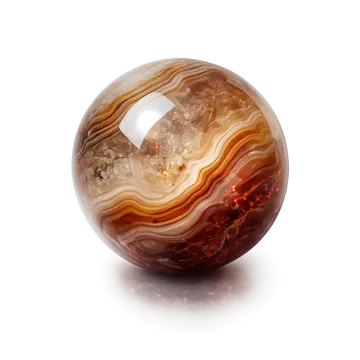
#> input picture src/assets/stones/agate.webp, 360 x 360 px
$ python verify_stone_assets.py
#> lines starting #> are read from the running program, lines starting #| are printed output that depends on the picture
#!/usr/bin/env python3
"""Verify the visual contract for Chronicle's prayer-bead assets."""

from pathlib import Path
import sys

try:
    from PIL import Image
except ImportError:
    print("Pillow is required: python3 -m pip install Pillow", file=sys.stderr)
    raise SystemExit(2)


ASSET_DIR = Path(__file__).resolve().parents[1] / "src" / "assets" / "stones"
EXPECTED = {
    "agate.webp", "amethyst.webp", "beryl.webp", "carbuncle.webp",
    "centerpiece.webp", "diamond.webp", "emerald.webp", "gold.webp",
    "jasper.webp", "large-cross.webp", "onyx.webp", "ruby.webp",
    "sapphire.webp", "silver-cross.webp", "topaz.webp",
}
ROUND_BEADS = EXPECTED - {"centerpiece.webp", "large-cross.webp", "silver-cross.webp"}


def fail(message: str, failures: list[str]) -> None:
    failures.append(message)


def main() -> int:
    failures: list[str] = []
    actual = {path.name for path in ASSET_DIR.glob("*.webp")}

    for missing in sorted(EXPECTED - actual):
        fail(f"missing asset: {missing}", failures)
    for unexpected in sorted(actual - EXPECTED):
        fail(f"unexpected asset: {unexpected}", failures)

    for name in sorted(EXPECTED & actual):
        path = ASSET_DIR / name
        with Image.open(path) as image:
#> image is the input picture: PIL image 360x360 RGBA; mean R, G, B, A 61, 44.7, 36.4, 80.7
            if image.size != (360, 360):
                fail(f"{name}: expected 360x360 canvas, found {image.size}", failures)
            if "A" not in image.getbands():
                fail(f"{name}: missing alpha channel", failures)
                continue

            alpha = image.getchannel("A")
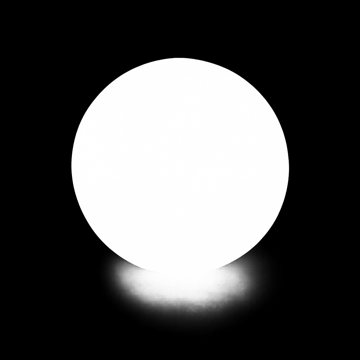
#> alpha: PIL image 360x360 L; min 0, max 255, mean 80.7
            corners = [alpha.getpixel(point) for point in ((0, 0), (359, 0), (0, 359), (359, 359))]
#> corners = [0, 0, 0, 0]
            if any(corners):
                fail(f"{name}: canvas corners must be fully transparent", failures)

            bbox = alpha.getbbox()
#> bbox = (71, 57, 290, 339)
            if bbox is None:
                fail(f"{name}: subject is fully transparent", failures)
                continue

            left, top, right, bottom = bbox
#> left = 71; top = 57; right = 290; bottom = 339
            if left < 35 or top < 35 or right > 325 or bottom > 325:
                fail(f"{name}: subject lacks the required transparent padding: {bbox}", failures)

            if name in ROUND_BEADS:
                width, height = right - left, bottom - top
#> width = 219; height = 282
                if not (225 <= width <= 240 and 220 <= height <= 240):
                    fail(f"{name}: round bead is not normalized to the shared scale: {bbox}", failures)
                if bottom > 300:
                    fail(f"{name}: pixels below the bead suggest a baked floor reflection: {bbox}", failures)
#> pass 2 of the loop in main, `for name in sorted(EXPECTED & actual):`:
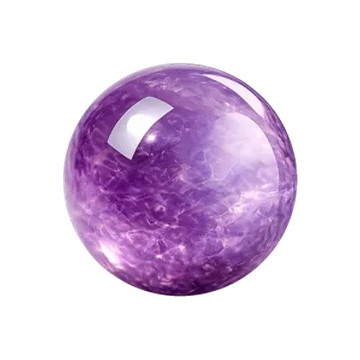
#> input picture src/assets/stones/amethyst.webp, 360 x 360 px
#> in main, image is the input picture: PIL image 360x360 RGBA; mean R, G, B, A 55.1, 37.5, 60.2, 83.8
#> in main, `alpha = image.getchannel("A")`:
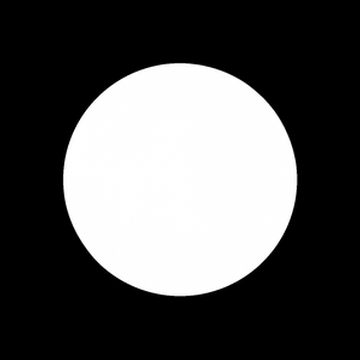
#> alpha: PIL image 360x360 L; min 0, max 255, mean 83.8
#> bbox = (62, 62, 298, 297)
#> left = 62; right = 298; bottom = 297
#> width = 236; height = 235
#> pass 3 of the loop in main, `for name in sorted(EXPECTED & actual):`:
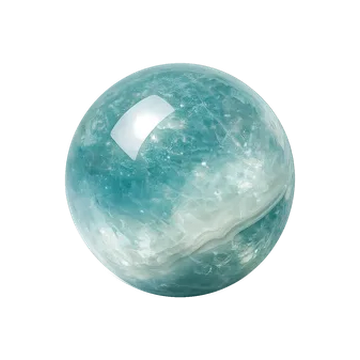
#> input picture src/assets/stones/beryl.webp, 360 x 360 px
#> in main, image is the input picture: PIL image 360x360 RGBA; mean R, G, B, A 44.5, 59.8, 59.3, 82.6
#> in main, `alpha = image.getchannel("A")`:
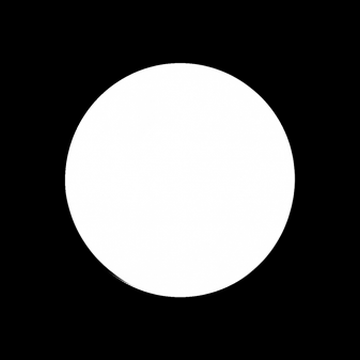
#> alpha: PIL image 360x360 L; min 0, max 255, mean 82.6
#> bbox = (64, 62, 296, 298)
#> left = 64; right = 296; bottom = 298
#> width = 232; height = 236
#> the loop made 6 passes; the first 3 are shown

    if failures:
        print("Stone asset verification failed:", file=sys.stderr)
        for failure in failures:
            print(f"- {failure}", file=sys.stderr)
#> this loop made 15 passes
#> failure on passes 1 to 9: 'missing asset: emerald.webp', 'missing asset: gold.webp', 'missing asset: jasper.webp', 'missing asset: large-cross.webp', 'missing asset: onyx.webp', 'missing asset: ruby.webp', 'missing asset: sapphire.webp', 'missing asset: silver-cross.webp', 'missing asset: topaz.webp'
        return 1

    print(f"Verified {len(EXPECTED)} stone assets: alpha, padding, scale, and reflection bounds pass.")
    return 0


if __name__ == "__main__":
#> (the run stopped early here; a loop or call above may not have finished)
